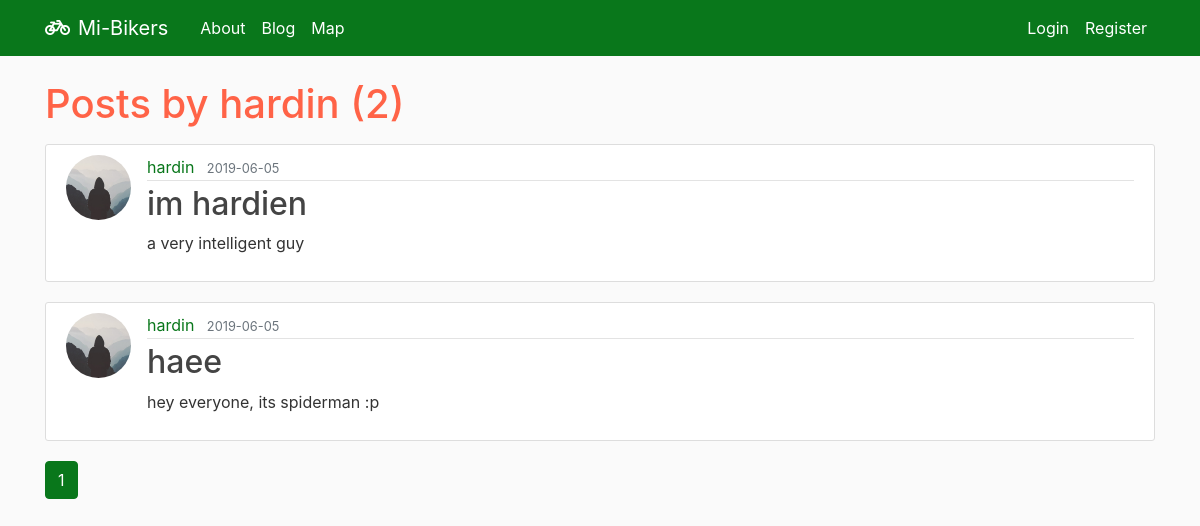
Screenshot of /user/hardin with the database file from the repository.
### flaskblog/models.py (models this page shows, shortened)
class User(db.Model, UserMixin):
    id = db.Column(db.Integer, primary_key=True)
    username = db.Column(db.String(20), unique=True, nullable=False)
    email = db.Column(db.String(120), unique=True, nullable=False)
    image_file = db.Column(db.String(20), nullable=False, default='default.jpg')
    password = db.Column(db.String(60), nullable=False)
    posts = db.relationship('Post', backref='author', lazy=True)

class Post(db.Model):
    id = db.Column(db.Integer, primary_key=True)
    title = db.Column(db.String(100), nullable=False)
    date_posted = db.Column(db.DateTime, nullable=False, default=datetime.utcnow)
    content = db.Column(db.Text, nullable=False)
    user_id = db.Column(db.Integer, db.ForeignKey('user.id'), nullable=False)

### flaskblog/users/routes.py (the view)
@users.route("/user/<string:username>")
def user_posts(username):
    page = request.args.get('page', 1, type=int)
    user = User.query.filter_by(username=username).first_or_404()
    posts = Post.query.filter_by(author=user)\
        .order_by(Post.date_posted.desc())\
        .paginate(page=page, per_page=5)
    return render_template('user_posts.html', posts=posts, user=user)

### flaskblog/templates/user_posts.html
{% extends "layout.html" %}
{% block content %}
    <h1 class="mb-3">Posts by {{ user.username }} ({{ posts.total }})</h1>
    {% for post in posts.items %}
        <article class="media content-section">
          <img class="rounded-circle article-img" src="{{ url_for('static', filename='profile_pics/' + post.author.image_file) }}">
          <div class="media-body">
            <div class="article-metadata">
              <a class="mr-2" href="{{ url_for('users.user_posts', username=post.author.username) }}">{{ post.author.username }}</a>
              <small class="text-muted">{{ post.date_posted.strftime('%Y-%m-%d') }}</small>
            </div>
            <h2><a class="article-title" href="{{ url_for('posts.post', post_id=post.id) }}">{{ post.title }}</a></h2>
            <p class="article-content">{{ post.content }}</p>
          </div>
        </article>
    {% endfor %}
    {% for page_num in posts.iter_pages(left_edge=1, right_edge=1, left_current=1, right_current=2) %}
      {% if page_num %}
        {% if posts.page == page_num %}
          <a class="btn btn-info mb-4" href="{{ url_for('users.user_posts', username=user.username, page=page_num) }}">{{ page_num }}</a>
        {% else %}
          <a class="btn btn-outline-info mb-4" href="{{ url_for('users.user_posts', username=user.username, page=page_num) }}">{{ page_num }}</a>
        {% endif %}
      {% else %}
        ...
      {% endif %}
    {% endfor %}
{% endblock content %}

### flaskblog/static/css/main.css (style rules this page uses)
body { background: #fafafa; color: #333333; margin-top: 3.5rem; }
a { color: rgb(9, 119, 27); text-decoration: none; background-color: transparent; }
h1, h2, h3, h4, h5, h6 { color: #ff6347; }
.content-section { background: #ffffff; padding: 10px 20px; border: 1px solid #dddddd; border-radius: 3px; margin-bottom: 20px; }
.article-title { color: #444444; }
.article-content { white-space: pre-line; }
.article-img { height: 65px; width: 65px; margin-right: 16px; }
.article-metadata { padding-bottom: 1px; margin-bottom: 4px; border-bottom: 1px solid #e3e3e3 }
.btn-info { color: #fff; background-color: rgb(9, 119, 27); border-color: rgb(9, 119, 27); }

### rows the page displays
User: username "hardin"
Post: image_file (placeholder picture), author.username "hardin", date_posted "2019-06-05", title "im hardien", content "a very intelligent guy"
Post: image_file (placeholder picture), author.username "hardin", date_posted "2019-06-05", title "haee", content "hey everyone, its spiderman :p"

### other values shown
{{ posts.total }} "2"
{{ page_num }} "1"
